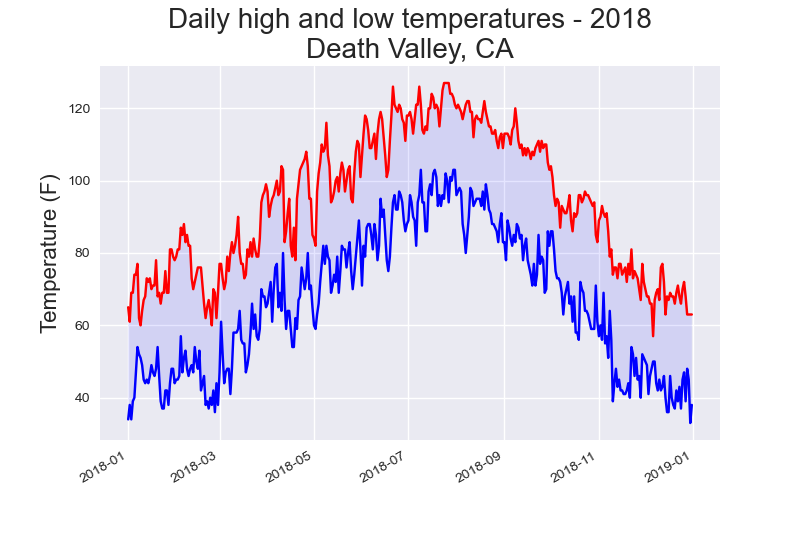

Write the Python code that produced this figure.
import csv
from datetime import datetime
import matplotlib.pyplot as plt


filename = './data/death_valley_2018_simple.csv'
with open(filename) as f:
    reader = csv.reader(f)
    header_row = next(reader)

    # Get dates, and high and low temperatures from this file.
    dates, highs, lows = [], [], []
    for row in reader:
        current_date = datetime.strptime(row[2], '%Y-%m-%d')
        try:
            high = int(row[4])
            low = int(row[5])
        except ValueError:
            print(f"Missing data for {current_date}")
        else:
            dates.append(current_date)
            highs.append(high)
            lows.append(low)

# plot high and low temperatures.
plt.style.use('seaborn')
fig, ax = plt.subplots()
ax.plot(dates, highs, c='red')
ax.plot(dates, lows, c='blue')
plt.fill_between(dates, highs, lows, facecolor='blue', alpha=0.1)

# Format plot.
title = "Daily high and low temperatures - 2018\nDeath Valley, CA"
plt.title(title, fontsize=20)
plt.xlabel('', fontsize=16)
plt.ylabel("Temperature (F)", fontsize=16)
plt.tick_params(axis='both', which='minor', labelsize=16)
fig.autofmt_xdate()
# plt.savefig('death_valley _highs_lows.png')

plt.show()
